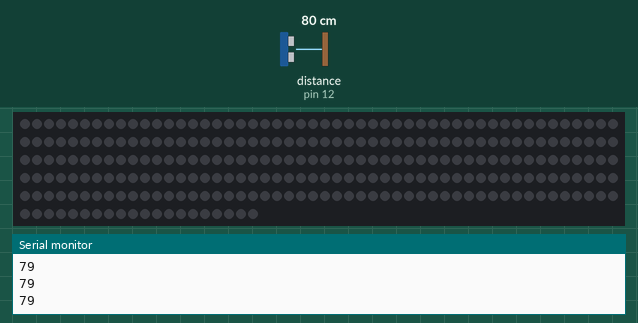
Simulated run of this sketch. Board: Arduino Uno, built with avr-gcc and run on an emulated ATmega328P. Parts: 270 RGB LEDs in strip order, left to right, continuing on the next row, the last lines printed to the serial monitor. Wiring (inferred from the names in the program): ultrasonic range finder: trigger pin 13; echo pin 12. Inputs (shaded band) come from the test bench; at power-on: distance to the obstacle (sensor on pin 12) 80 cm. The echo pulse lasts 58.3 µs per cm; dim RGB values are drawn brighter than linear.

Above: at 1.2 s.
1.3 s: distance to the obstacle (sensor on pin 12) set to 2 cm
At 2.45 s:
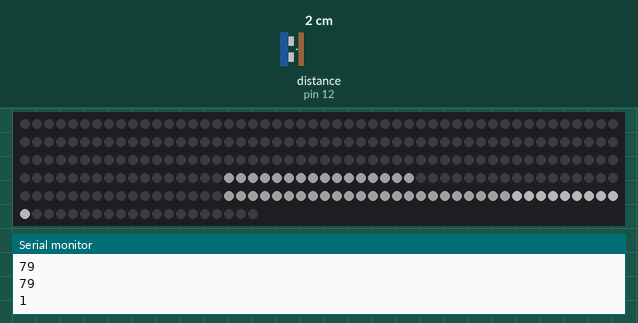
At 3.79 s:
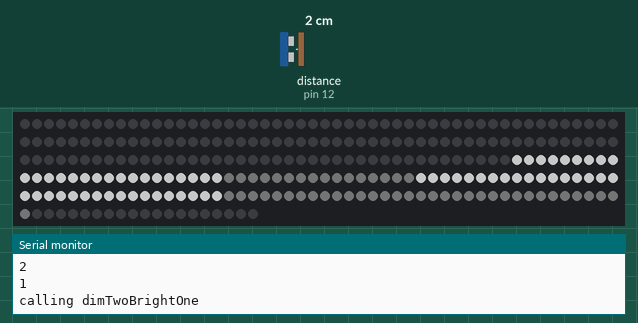
6.8 s: distance to the obstacle (sensor on pin 12) set to 4 cm
Timing chart, 0 to 9.8 s (numbered marks = the images above; inputs shaded):
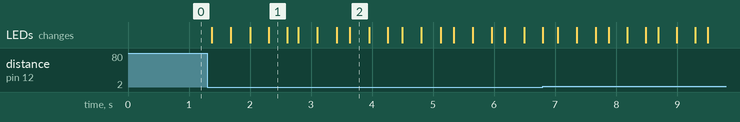

The sketch:

doubleWhammy_V1.ino
```cpp
      // # Editor    :Jiang from DFRobot
      // # Data      :18.09.2012

      // # Product name:ultrasonic scanner
      // # Product SKU:SEN0001
      // # Version :  0.2

      // # Description:
      // # The Sketch for scanning 180 degree area 4-500cm detecting range

      // # Connection:
      // #       Pin 1 VCC (URM V3.2) -> VCC (Arduino)
      // #       Pin 2 GND (URM V3.2) -> GND (Arduino)
      // #       Pin 4 PWM (URM V3.2) -> Pin 3 (Arduino)
      // #       Pin 6 COMP/TRIG (URM V3.2) -> Pin 5 (Arduino)
      // #
      //int URPWM = 3; // PWM Output 0－25000US，Every 50US represent 1cm
      //int URTRIG=5; // PWM trigger pin


      #define trigPin 13
      #define echoPin 12
      #define led 11
      #define led2 10

      //int distance=0;
     boolean checker= 0;
      boolean checker2 =1;

      long duration, distance;

      //unsigned int Distance=0;
      //unsigned int Distance2=0;
      //uint8_t EnPwmCmd[4]={0x44,0x02,0xbb,0x01};    // distance measure command


      #include <Adafruit_NeoPixel.h>
      #ifdef __AVR__
        #include <avr/power.h>
      #endif

      #define PIN 6

      Adafruit_NeoPixel strip = Adafruit_NeoPixel(270, PIN, NEO_GRB + NEO_KHZ800);
      int stripDim[] = {0, 75, 141, 167, 183, 217, 241, 251};

                  //int step1FirstPixel=0; //a1
                  //int step1EndPixel=5;//a2
                  //int step2FirstPixel=5;//b1
                  //int step2EndPixel=17;//b2
                  //int step3FirstPixel=17;//c1
                  //int step3EndPixel=32;//c2


      void setup()
      {                                 // Serial initialization
        Serial.begin(9600);                         // Sets the baud rate to 9600
        //PWM_Mode_Setup();

        pinMode(trigPin, OUTPUT);
        pinMode(echoPin, INPUT);

            strip.begin();
            strip.show(); // Initialize all pixels to 'off'


            //brighten(e1,e2);
            delay(50);
      }

      void loop()
      {//
       calcDis();
      int brightenCount=0;
        while(checker){
              int stripArraySize = sizeof(stripDim) / sizeof(int);
              if (brightenCount==0){
                brighten(stripDim[stripArraySize - 2], stripDim[stripArraySize - 1]);
              }

              bothdim(stripDim[6], stripDim[7], stripDim[5], stripDim[6],stripDim[3], stripDim[4]);
              delay(50);
              bothdim(stripDim[5], stripDim[6], stripDim[3], stripDim[4], stripDim[4], stripDim[5], stripDim[2], stripDim[3]);
              delay(50);
              dimTwoBrightOne(stripDim[4], stripDim[5], stripDim[2], stripDim[3], stripDim[1], stripDim[2]);
              delay(50);
              bothdim(stripDim[1], stripDim[2], stripDim[0], stripDim[1]);
              delay(50);
              bothdim(stripDim[0], stripDim[1], stripDim[1], stripDim[2]);
              delay(50);
              bothdim(stripDim[1], stripDim[2], stripDim[2], stripDim[3], stripDim[4], stripDim[5]);
              delay(50);
              bothdim(stripDim[2], stripDim[3], stripDim[4], stripDim[5], stripDim[5], stripDim[6], stripDim[3], stripDim[4]);
              delay(50);
              dimTwoBrightOne(stripDim[3], stripDim[4], stripDim[5], stripDim[6], stripDim[6], stripDim[7]);
              delay(50);
              brightenCount++;

        }
         colorWipe(strip.Color(0, 0, 0), 20);

      }                      //PWM mode setup function


            // 0 to 255
            void brighten(int stripStart, int stripEnd ) {
              uint16_t i, j;

              for (j = 0; j < 100; j=j+3) {
                for (i = stripStart; i < stripEnd; i++) {
                  strip.setPixelColor(i, j, j, j);
                }
                strip.show();
                delay(10);
              }
              //delay(1500);
            }

            // 255 to 0
            void darken(int stripStart, int stripEnd ) {
              Serial.begin(9600);
              uint16_t i, j;

              for (j = 50; j > 0; j--) {
                for (i = stripStart; i < stripEnd; i++) {
                  strip.setPixelColor(i, j, j, j);
                }
                strip.show();
                delay(10);
                Serial.println(j);
              }
              delay(1500);
            }

            void bothdim(int strip1Start, int strip1End, int strip2Start, int strip2End){
            uint16_t i, j,i2,j2;

              for (j = 0, j2=100; j < 100; j=j+3, j2=j2-3) {
                for (i = strip1Start, i2 =strip2Start; (i < strip1End)||(i2<strip2End); i++,i2++) {

                  if(i>=strip1End){
                    i=strip1End-1;
                  }
                  if(i2>=strip2End){
                    i2=strip2End-1;
                  }

                  strip.setPixelColor(i, j2, j2, j2);
                  strip.setPixelColor(i2, j, j, j);
                }

                strip.show();
                delay(10);
              }

              calcDis();

            }


            void bothdim(int strip1Start, int strip1End, int strip2Start, int strip2End, int strip3Start, int strip3End){
            uint16_t i, j,i2,j2,i3;

              for (j = 0, j2=100; j < 100; j=j+3, j2=j2-3) {
                for (i = strip1Start, i2 =strip2Start,i3=strip3Start; (i < strip1End)||(i2<strip2End)||(i3<strip3End); i++,i2++,i3++) {

                  if(i>=strip1End){
                    i=strip1End-1;
                  }
                  if(i2>=strip2End){
                    i2=strip2End-1;
                  }
                  if(i3>=strip3End){
                    i3=strip3End-1;
                  }

                  strip.setPixelColor(i, j2, j2, j2);
                  strip.setPixelColor(i2, j, j, j);
                  strip.setPixelColor(i3, j, j, j);
                }

                strip.show();
                delay(10);
              }

              //PWM_Mode();//NEWWW
              calcDis();

            }

            void bothdim(int strip1Start, int strip1End, int strip2Start, int strip2End, int strip3Start, int strip3End,  int strip4Start, int strip4End){
            uint16_t i, j,i2,j2,i3,j3,i4,j4;

              for (j = 0, j2=100; j < 100; j=j+3, j2=j2-3) {
                for (i = strip1Start, i2 =strip2Start, i3 =strip3Start, i4 =strip4Start; (i < strip1End)||(i2<strip2End)||(i3<strip3End)||(i4<strip4End); i++,i2++,i3++,i4++) {

                  if(i>=strip1End){
                    i=strip1End-1;
                  }
                  if(i2>=strip2End){
                    i2=strip2End-1;
                  }
                  if(i3>=strip3End){
                    i3=strip3End-1;
                  }
                  if(i4>=strip4End){
                    i4=strip4End-1;
                  }

                  strip.setPixelColor(i, j2, j2, j2);
                  strip.setPixelColor(i2, j2, j2, j2);

                  strip.setPixelColor(i3, j, j, j);
                  strip.setPixelColor(i4, j, j, j);
                }

                strip.show();
                delay(10);
              }

              //PWM_Mode();//NEWWW
              calcDis();

            }
        void dimTwoBrightOne(int strip1Start, int strip1End, int strip2Start, int strip2End, int strip3Start, int strip3End){
            uint16_t i, j,i2,j2,i3;
              Serial.print("calling dimTwoBrightOne");
              for (j = 0, j2=100; j < 100; j=j+3, j2=j2-3) {
                for (i = strip1Start, i2 =strip2Start,i3=strip3Start; (i < strip1End)||(i2<strip2End)||(i3<strip3End); i++,i2++,i3++) {

                  if(i>=strip1End){
                    i=strip1End-1;
                  }
                  if(i2>=strip2End){
                    i2=strip2End-1;
                  }
                  if(i3>=strip3End){
                    i3=strip3End-1;
                  }

                  strip.setPixelColor(i, j2, j2, j2);
                  strip.setPixelColor(i2, j2, j2, j2);
                  strip.setPixelColor(i3, j, j, j);
                }

                strip.show();
                delay(10);
              }

              //PWM_Mode();//NEWWW
              calcDis();

            }


      void theaterChase(uint32_t c, uint8_t wait) {
        for (int j=0; j<10; j++) {  //do 10 cycles of chasing
          for (int q=0; q < 3; q++) {
            for (uint16_t i=0; i < strip.numPixels(); i=i+3) {
              strip.setPixelColor(i+q, c);    //turn every third pixel on
            }
            strip.show();

            delay(wait);

            for (uint16_t i=0; i < strip.numPixels(); i=i+3) {
              strip.setPixelColor(i+q, 0);        //turn every third pixel off
            }
          }
        }}

        void rainbowCycle(uint8_t wait) {
        uint16_t i, j;

        for(j=0; j<256*5; j++) { // 5 cycles of all colors on wheel
          for(i=0; i< strip.numPixels(); i++) {
            strip.setPixelColor(i, Wheel(((i * 256 / strip.numPixels()) + j) & 255));
          }
          strip.show();
          delay(wait);
        }
      }
      uint32_t Wheel(byte WheelPos) {
        WheelPos = 255 - WheelPos;
        if(WheelPos < 85) {
          return strip.Color(255 - WheelPos * 3, 0, WheelPos * 3);
        }
        if(WheelPos < 170) {
          WheelPos -= 85;
          return strip.Color(0, WheelPos * 3, 255 - WheelPos * 3);
        }
        WheelPos -= 170;
        return strip.Color(WheelPos * 3, 255 - WheelPos * 3, 0);
      }

            void colorWipe(uint32_t c, uint8_t wait) {

        for(uint16_t i=0; i<strip.numPixels(); i++) {
          strip.setPixelColor(i, c);

          //delay(wait);
        }
        strip.show();
      }


      void calcDis(){

                digitalWrite(trigPin, LOW);  // Added this line
                delayMicroseconds(2); // Added this line
                digitalWrite(trigPin, HIGH);
              //  delayMicroseconds(1000); - Removed this line
                delayMicroseconds(10); // Added this line
                digitalWrite(trigPin, LOW);

                duration = pulseIn(echoPin, HIGH);
                distance = (duration/2) / 29.1;
                Serial.println(distance);

                if (distance > 40) {  // This is where the LED On/Off happens
                     //Serial.print("NEUTRAL ");
                     checker=0;
                }
                else
                {
                   //Serial.print("DETECTED ");
                   checker=1;
                }
                delay(20);


      }


       /* void PWM_Mode_Setup()
      {
        pinMode(URTRIG,OUTPUT);                     // A low pull on pin COMP/TRIG
        digitalWrite(URTRIG,HIGH);                  // Set to HIGH

        pinMode(URPWM, INPUT);                      // Sending Enable PWM mode command

        for(int i=0;i<4;i++)
        {
            Serial.write(EnPwmCmd[i]);
        }
      }

     /*
      void PWM_Mode()
      {                              // a low pull on pin COMP/TRIG  triggering a sensor reading
          digitalWrite(URTRIG, LOW);
          digitalWrite(URTRIG, HIGH);               // reading Pin PWM will output pulses

          unsigned long DistanceMeasured=pulseIn(URPWM,LOW);


          if(DistanceMeasured>=10200)
          {              // the reading is invalid.
            Serial.println("Invalid");
            checker=0;
          }
          else
          {
            Distance2=DistanceMeasured;
            Distance=DistanceMeasured/50;           // every 50us low level stands for 1cm
            distance=int(Distance);
            Serial.print("Distance=");
            Serial.print(distance);
            Serial.println("cm");
            if (10<distance<33){
            checker=1;

          }

      }}*/
```

Measured:
- after the input at 1.3 s, the LEDs: first change after 0.07 s (image 1 shows a later state)
